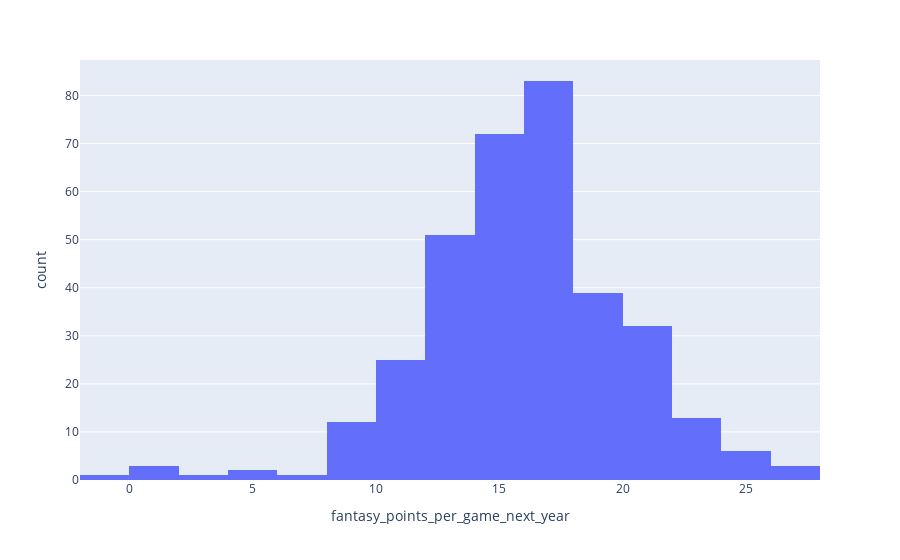

Notebook source saved alongside this figure:
### Code cell
px.histogram(df, x="fantasy_points_per_game_next_year", nbins=20)

### Figure 1 — Plotly figure (JSON) as saved in the notebook; plotly's stock layout.template omitted (floating-point values rounded to 4 significant figures; data arrays with more than 128 entries replaced by an {"elided": "..."} marker saying what was removed)
{"data": [{"alignmentgroup": "True", "bingroup": "x", "hovertemplate": "fantasy_points_per_game_next_year=%{x}<br>count=%{y}<extra></extra>", "legendgroup": "", "marker": {"color": "#636efa", "pattern": {"shape": ""}}, "name": "", "nbinsx": 20, "offsetgroup": "", "orientation": "v", "showlegend": false, "type": "histogram", "x": {"elided": "344 float values"}, "xaxis": "x", "yaxis": "y"}], "layout": {"barmode": "relative", "legend": {"tracegroupgap": 0}, "margin": {"t": 60}, "xaxis": {"anchor": "y", "domain": [0, 1], "title": {"text": "fantasy_points_per_game_next_year"}}, "yaxis": {"anchor": "x", "domain": [0, 1], "title": {"text": "count"}}}}
